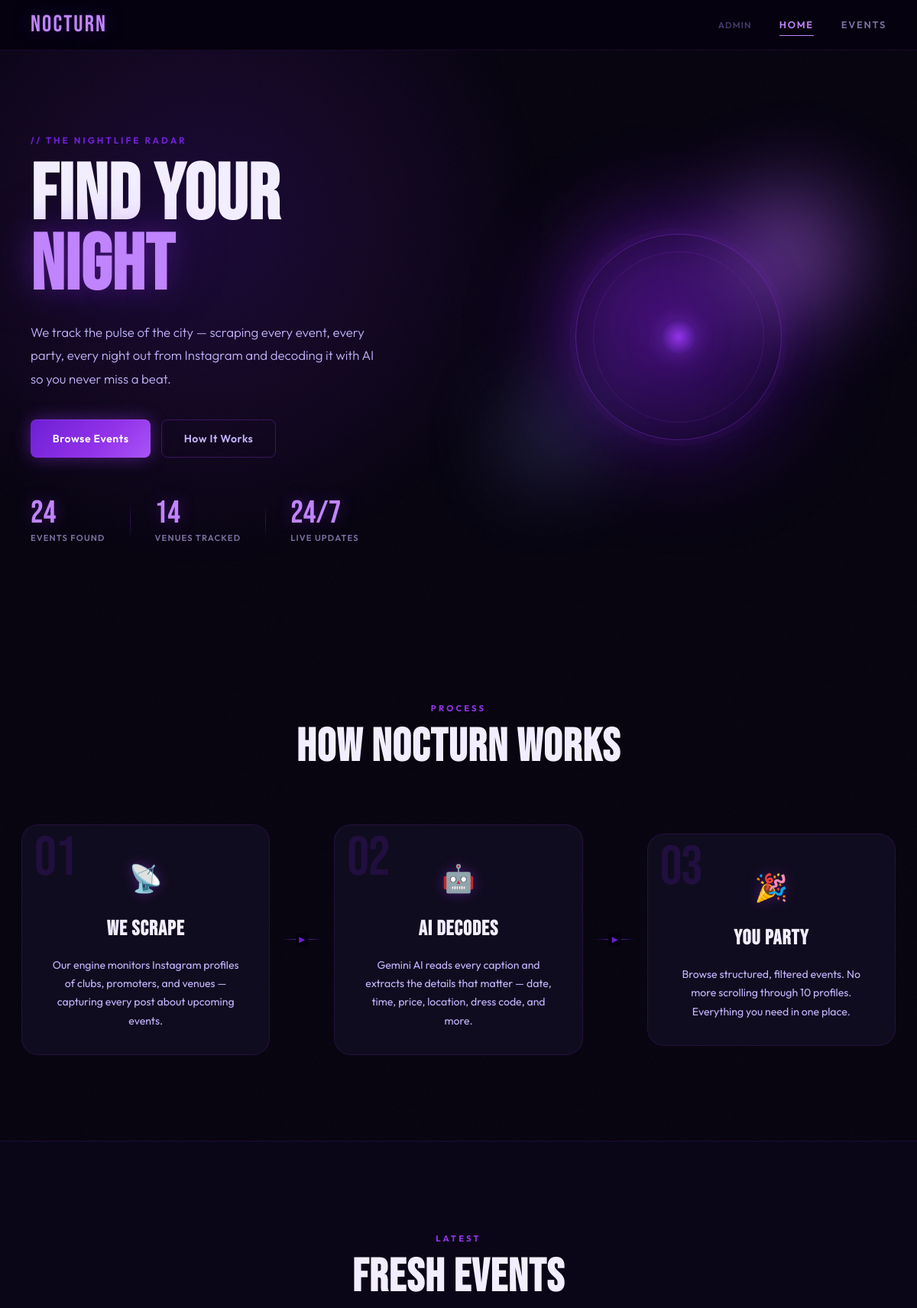
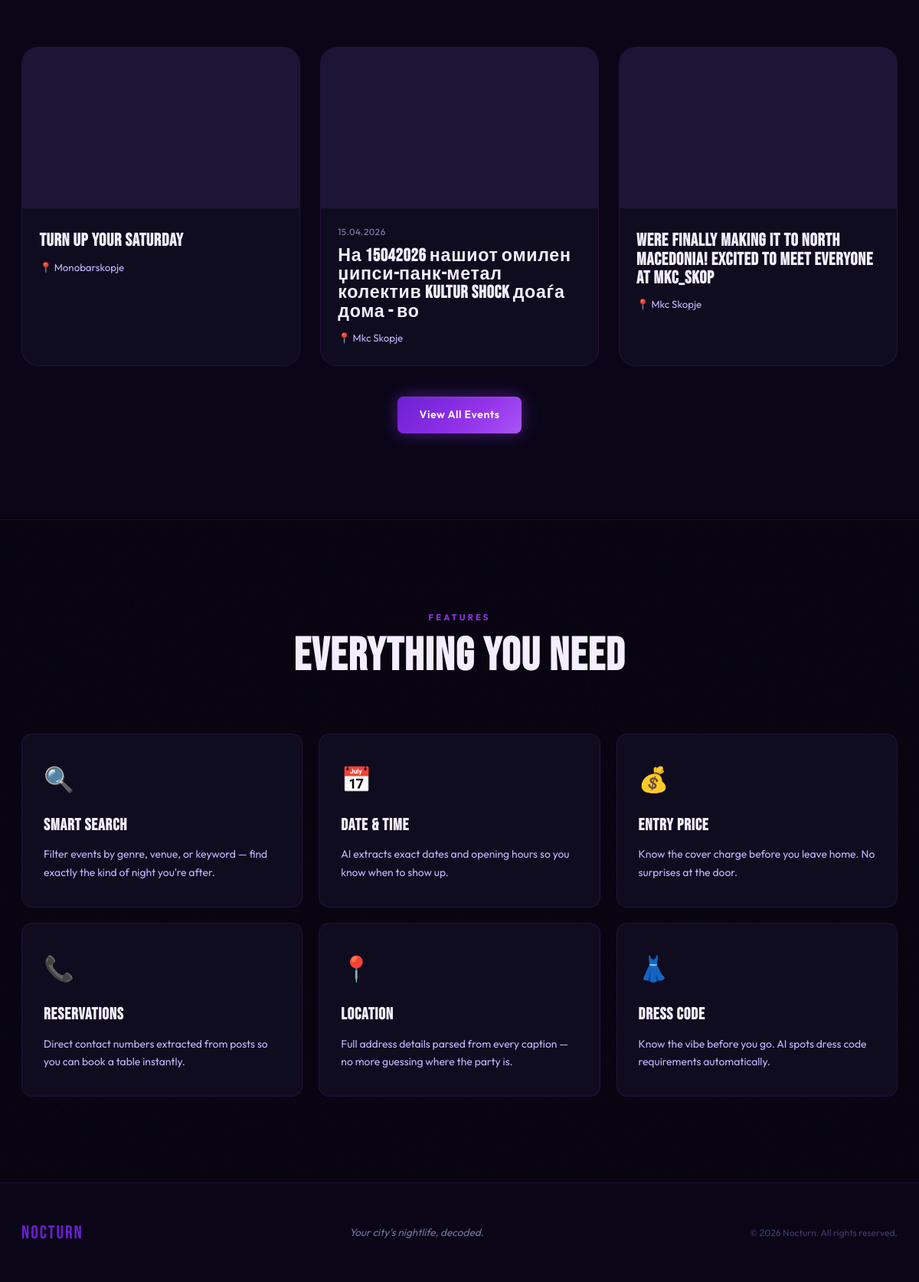
The page /home on the database its author committed (2 pictures, top to bottom).
### models.py (models this page shows, shortened)
class Event(db.Model):
    __tablename__ = 'events'
    id               = db.Column(db.Integer, primary_key=True)
    title            = db.Column(db.String(200), nullable=False)
    venue            = db.Column(db.String(200))
    location         = db.Column(db.String(300))
    date             = db.Column(db.String(100))       # human-readable string from AI
    event_date       = db.Column(db.Date, nullable=True)  # parsed date for auto-archiving
    start_time       = db.Column(db.String(50))
    entry_price      = db.Column(db.String(100))
    phone            = db.Column(db.String(50))
    description      = db.Column(db.Text)
    genre            = db.Column(db.String(100))
    dress_code       = db.Column(db.String(100))
    age_limit        = db.Column(db.String(50))
    instagram_profile   = db.Column(db.String(100))
    instagram_post_url  = db.Column(db.String(1000))
    image_url           = db.Column(db.Text)
    raw_caption         = db.Column(db.Text)
    is_archived         = db.Column(db.Boolean, default=False, nullable=False)
    archived_at         = db.Column(db.DateTime, nullable=True)
    scraped_at          = db.Column(db.DateTime, default=datetime.utcnow)
    created_at          = db.Column(db.DateTime, default=datetime.utcnow)

### routes/home.py (the view)
@home_bp.route('/')
@home_bp.route('/home')
def index():
    total_events = Event.query.count()
    total_profiles = ScrapedProfile.query.filter_by(is_active=True).count()
    upcoming_events = Event.query.order_by(Event.scraped_at.desc()).limit(3).all()
    return render_template('home.html',
                           total_events=total_events,
                           total_profiles=total_profiles,
                           upcoming_events=upcoming_events)

### templates/home.html (shortened to what this page needs)
{% extends "base.html" %}
{% block content %}
<section class="hero">
    <div class="hero-bg-glow"></div>
    <div class="hero-content">
        <p class="hero-eyebrow">// THE NIGHTLIFE RADAR</p>
        <h1 class="hero-title">FIND YOUR<br><span class="hero-accent">NIGHT</span></h1>
        <p class="hero-desc">
            We track the pulse of the city — scraping every event, every party, every night out
            from Instagram and decoding it with AI so you never miss a beat.
        </p>
        <div class="hero-cta">
            <a href="{{ url_for('events.index') }}" class="btn btn-primary">Browse Events</a>
            <a href="#how-it-works" class="btn btn-ghost">How It Works</a>
        </div>
        <div class="hero-stats">
            <div class="stat">
                <span class="stat-num">{{ total_events }}</span>
                <span class="stat-label">Events Found</span>
            </div>
            <div class="stat">
                <span class="stat-num">{{ total_profiles }}</span>
                <span class="stat-label">Venues Tracked</span>
            </div>
            <div class="stat">
                <span class="stat-num">24/7</span>
                <span class="stat-label">Live Updates</span>
            </div>
        </div>
    </div>
    <div class="hero-visual">
        <div class="orb orb-1"></div>
        <div class="orb orb-2"></div>
        <div class="orb orb-3"></div>
        <div class="vinyl-ring"></div>
    </div>
</section>
<section class="section" id="how-it-works">
    <div class="container">
        <div class="section-header">
            <span class="section-tag">Process</span>
            <h2 class="section-title">How NOCTURN Works</h2>
        </div>
        <div class="steps-grid">
            <div class="step-card">
                <div class="step-num">01</div>
                <div class="step-icon">📡</div>
                <h3 class="step-title">We Scrape</h3>
                <p class="step-desc">Our engine monitors Instagram profiles of clubs, promoters, and venues — capturing every post about upcoming events.</p>
            </div>
            <div class="step-connector"></div>
            <div class="step-card">
                <div class="step-num">02</div>
                <div class="step-icon">🤖</div>
                <h3 class="step-title">AI Decodes</h3>
                <p class="step-desc">Gemini AI reads every caption and extracts the details that matter — date, time, price, location, dress code, and more.</p>
            </div>
            <div class="step-connector"></div>
            <div class="step-card">
                <div class="step-num">03</div>
                <div class="step-icon">🎉</div>
                <h3 class="step-title">You Party</h3>
                <p class="step-desc">Browse structured, filtered events. No more scrolling through 10 profiles. Everything you need in one place.</p>
            </div>
        </div>
    </div>
</section>
{% if upcoming_events %}
<section class="section section-dark">
    <div class="container">
        <div class="section-header">
            <span class="section-tag">Latest</span>
            <h2 class="section-title">Fresh Events</h2>
        </div>
        <div class="events-preview-grid">
            {% for event in upcoming_events %}
            <a href="{{ url_for('events.detail', event_id=event.id) }}" class="event-preview-card">
                {% if event.image_url %}
                <div class="epc-img" style="background-image: url('{{ event.image_url }}')"></div>
                {% else %}
                <div class="epc-img epc-img-placeholder">🎶</div>
                {% endif %}
                <div class="epc-body">
                    <div class="epc-meta">
                        {% if event.date %}<span class="epc-date">{{ event.date }}</span>{% endif %}
                    </div>
                    <h3 class="epc-title">{{ event.title }}</h3>
                    {% if event.venue %}<p class="epc-venue">📍 {{ event.venue }}</p>{% endif %}
                </div>
            </a>
            {% endfor %}
        </div>
        <div style="text-align:center; margin-top: 2.5rem;">
            <a href="{{ url_for('events.index') }}" class="btn btn-primary">View All Events</a>
        </div>
    </div>
</section>
{% endif %}
<section class="section">
    <div class="container">
        <div class="section-header">
            <span class="section-tag">Features</span>
            <h2 class="section-title">Everything You Need</h2>
        </div>
        <div class="features-grid">
            <div class="feature-card">
                <div class="feature-icon">🔍</div>
                <h3>Smart Search</h3>
                <p>Filter events by genre, venue, or keyword — find exactly the kind of night you're after.</p>
            </div>
            <div class="feature-card">
                <div class="feature-icon">📅</div>
                <h3>Date & Time</h3>
                <p>AI extracts exact dates and opening hours so you know when to show up.</p>
            </div>
            <div class="feature-card">
                <div class="feature-icon">💰</div>
                <h3>Entry Price</h3>
                <p>Know the cover charge before you leave home. No surprises at the door.</p>
            </div>
            <div class="feature-card">
                <div class="feature-icon">📞</div>
                <h3>Reservations</h3>
                <p>Direct contact numbers extracted from posts so you can book a table instantly.</p>
            </div>
            <div class="feature-card">
                <div class="feature-icon">📍</div>
                <h3>Location</h3>
                <p>Full address details parsed from every caption — no more guessing where the party is.</p>
            </div>
            <div class="feature-card">
                <div class="feature-icon">👗</div>
                <h3>Dress Code</h3>
                <p>Know the vibe before you go. AI spots dress code requirements automatically.</p>
            </div>
        </div>
    </div>
</section>
{% endblock %}

### rows shown on the page
Event: title "Turn up your Saturday", venue "Monobarskopje"
Event: date "15.04.2026", title "На 15042026 нашиот омилен џипси-панк-метал колектив Kultur Shock доаѓа дома - во", venue "Mkc Skopje"
Event: title "Were finally making it to North Macedonia! Excited to meet everyone at mkc_skop", venue "Mkc Skopje"

### other values the page prints
{{ total_events }} "24"
{{ total_profiles }} "14"
